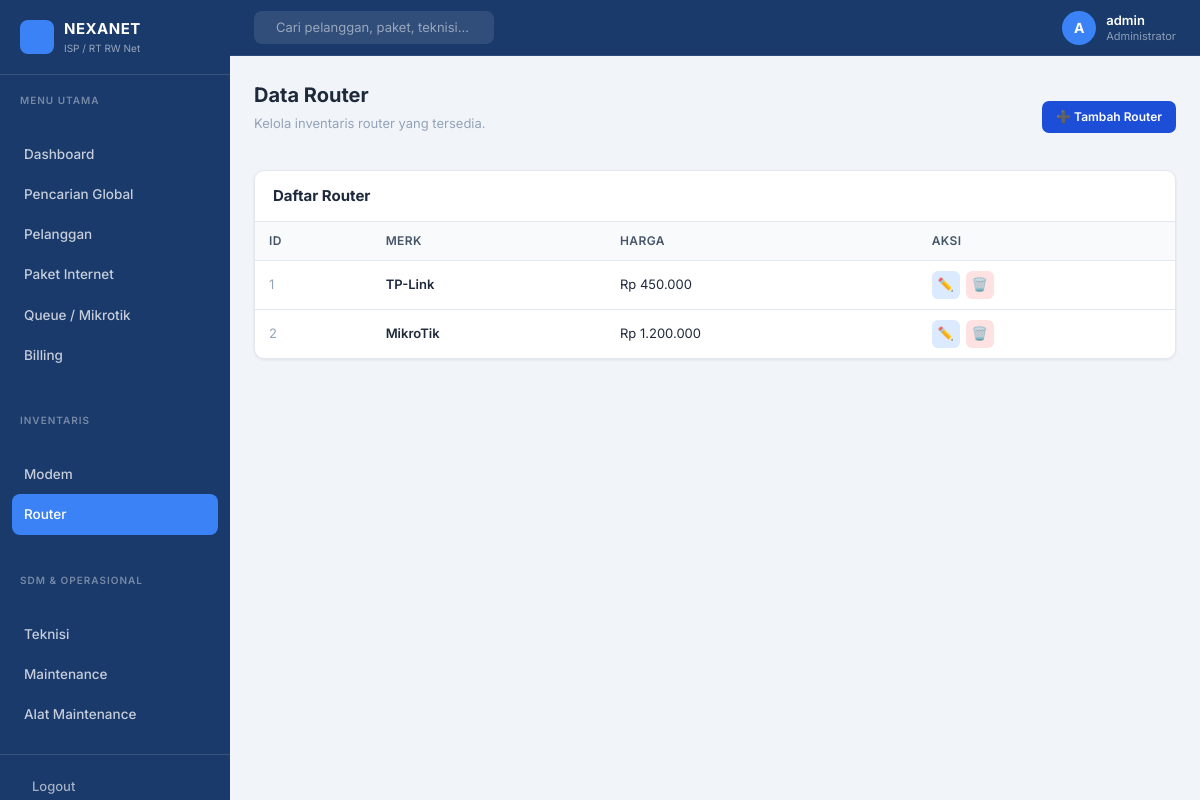
Page /templates/router/index.php (signed in) on the earlier database version.
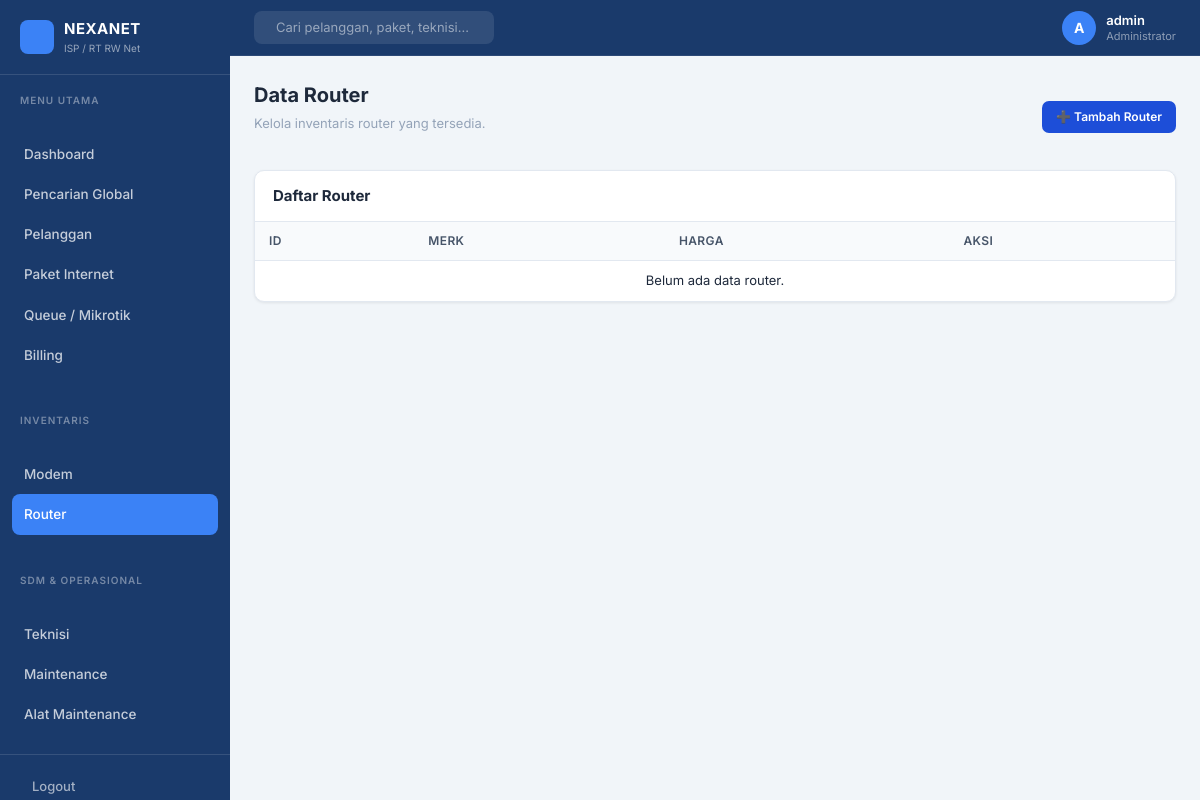
Same page on the later database version.
### tables this page shows
CREATE TABLE `router` (
  `id_router` int(11) NOT NULL,
  `merk` varchar(16) NOT NULL,
  `harga` int(11) NOT NULL
);

### templates/router/index.php (the view, shortened to what this page needs)
<?php
include __DIR__ . '/../layouts/header.php';
include __DIR__ . '/../layouts/sidebar.php';
include __DIR__ . '/../layouts/navbar.php';
$result = mysqli_query($conn, "SELECT * FROM router ORDER BY id_router ASC");
?>
<div class="main-content">
<div class="page-body">
    <div class="page-actions">
        <div>
            <div class="page-title">Data Router</div>
            <div class="page-subtitle">Kelola inventaris router yang tersedia.</div>
        </div>
        <a href="tambah.php"><button class="btn-primary-sm">➕ Tambah Router</button></a>
    </div>
    <div class="panel">
        <div class="panel-header">
            <div class="panel-title">Daftar Router</div>
        </div>
        <table class="dash-table">
            <thead>
                <tr>
                    <th>ID</th>
                    <th>Merk</th>
                    <th>Harga</th>
                    <th>Aksi</th>
                </tr>
            </thead>
            <tbody>
            <?php if ($result && mysqli_num_rows($result) > 0): ?>
                <?php while ($row = mysqli_fetch_assoc($result)): ?>
                <tr>
                    <td style="color:var(--gray-400)"><?= $row['id_router'] ?></td>
                    <td style="font-weight:600"><?= htmlspecialchars($row['merk']) ?></td>
                    <td>Rp <?= number_format($row['harga'], 0, ',', '.') ?></td>
                    <td>
                        <div style="display:flex;gap:6px">
                            <a href="edit.php?id=<?= $row['id_router'] ?>" class="btn-action btn-edit" title="Edit">✏️</a>
                            <a href="../../backend/router/hapus.php?id=<?= $row['id_router'] ?>"
                               class="btn-action btn-hapus" title="Hapus"
                               onclick="return confirm('Hapus router ini?')">🗑️</a>
                        </div>
                    </td>
                </tr>
                <?php endwhile; ?>
            <?php else: ?>
                <tr><td colspan="4" class="empty-state">Belum ada data router.</td></tr>
            <?php endif; ?>
            </tbody>
        </table>
    </div>
</div>
</div>
</body>
</html>

Differences in the rows shown:
removed router: id_router "1", merk "TP-Link", harga "450.000"
removed router: id_router "2", merk "MikroTik", harga "1.200.000"
Other differences:
text now shown: "Belum ada data router."
